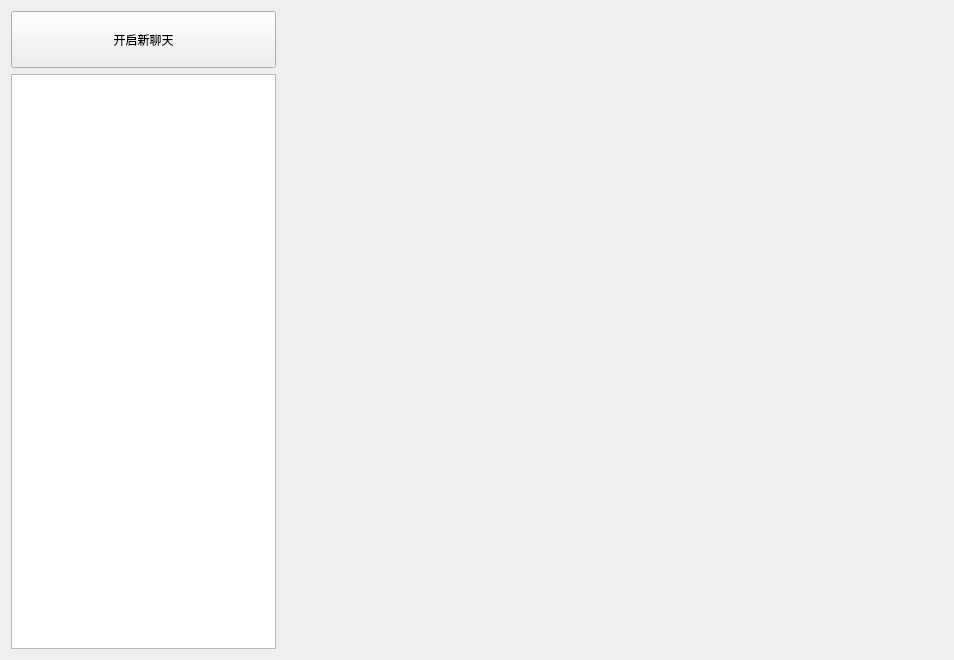
<?xml version="1.0" encoding="UTF-8"?>
<ui version="4.0">
 <class>ChatAiWgt</class>
 <widget class="QWidget" name="ChatAiWgt">
  <property name="geometry">
   <rect>
    <x>0</x>
    <y>0</y>
    <width>954</width>
    <height>660</height>
   </rect>
  </property>
  <property name="windowTitle">
   <string>Form</string>
  </property>
  <layout class="QHBoxLayout" name="horizontalLayout_2" stretch="2,5">
   <item>
    <layout class="QVBoxLayout" name="verticalLayout" stretch="1,10">
     <item>
      <layout class="QHBoxLayout" name="horizontalLayout">
       <item>
        <widget class="QPushButton" name="AddPb">
         <property name="sizePolicy">
          <sizepolicy hsizetype="Minimum" vsizetype="Preferred">
           <horstretch>0</horstretch>
           <verstretch>0</verstretch>
          </sizepolicy>
         </property>
         <property name="text">
          <string>开启新聊天</string>
         </property>
        </widget>
       </item>
      </layout>
     </item>
     <item>
      <widget class="QListWidget" name="ChatAiLstWgt"/>
     </item>
    </layout>
   </item>
   <item>
    <widget class="QStackedWidget" name="ChatAiSWgt"/>
   </item>
  </layout>
 </widget>
 <resources/>
 <connections/>
</ui>
